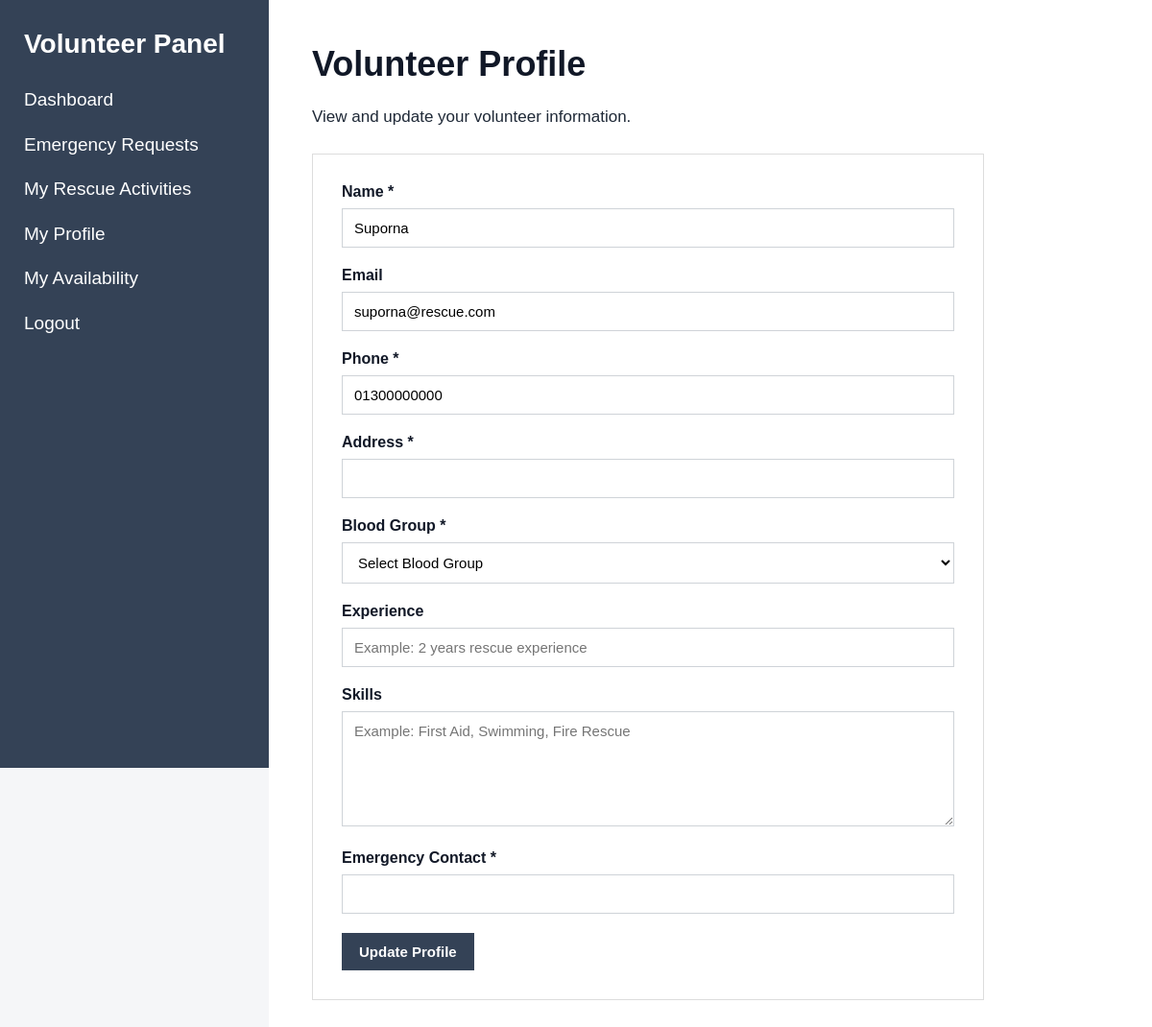
Page /index.php?page=volunteer-profile (signed in) on the earlier database version.
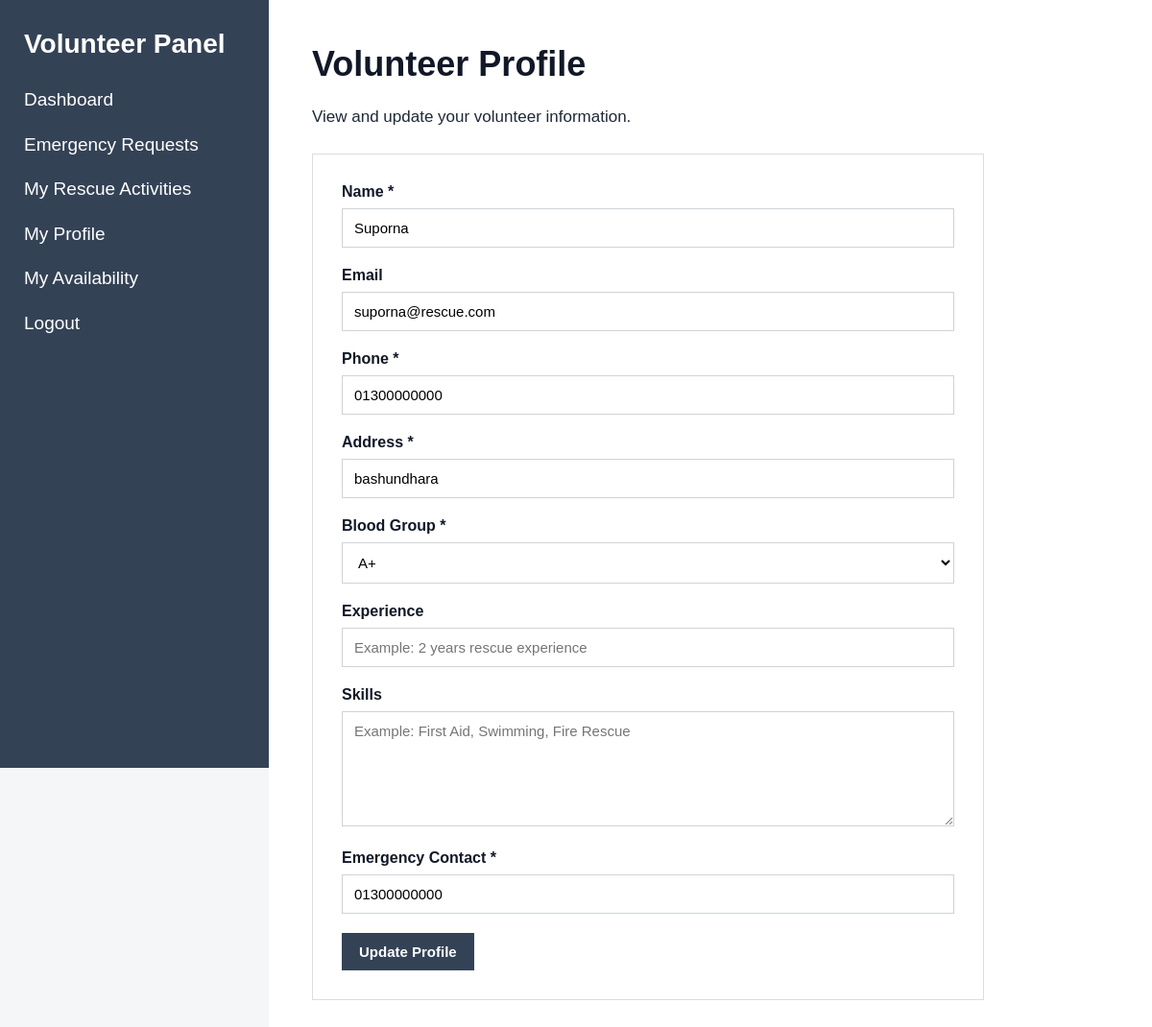
Same page on the later database version.
### tables this page shows
CREATE TABLE `users` (
  `id` int(11) NOT NULL,
  `name` varchar(100) NOT NULL,
  `email` varchar(150) NOT NULL,
  `phone` varchar(20) DEFAULT NULL,
  `password` varchar(255) NOT NULL,
  `role` enum('admin','volunteer','witness','help_seeker') NOT NULL,
  `created_at` timestamp NOT NULL DEFAULT current_timestamp(),
  `updated_at` timestamp NOT NULL DEFAULT current_timestamp() ON UPDATE current_timestamp()
);

CREATE TABLE `volunteer_profiles` (
  `id` int(11) NOT NULL,
  `user_id` int(11) NOT NULL,
  `address` varchar(255) DEFAULT NULL,
  `blood_group` varchar(10) DEFAULT NULL,
  `experience` varchar(255) DEFAULT NULL,
  `skills` text DEFAULT NULL,
  `emergency_contact` varchar(100) DEFAULT NULL,
  `availability_status` enum('available','unavailable','currently_rescuing') NOT NULL DEFAULT 'available',
  `created_at` timestamp NOT NULL DEFAULT current_timestamp(),
  `updated_at` timestamp NOT NULL DEFAULT current_timestamp() ON UPDATE current_timestamp()
);

### models/VolunteerModel.php (called while the page is built, shortened)
<?php
function getVolunteerProfile($conn, $volunteer_id)
{
    $sql = "SELECT
                users.name,
                users.email,
                users.phone,
                volunteer_profiles.address,
                volunteer_profiles.blood_group,
                volunteer_profiles.experience,
                volunteer_profiles.skills,
                volunteer_profiles.emergency_contact,
                volunteer_profiles.availability_status
            FROM users
            LEFT JOIN volunteer_profiles
                ON users.id = volunteer_profiles.user_id
            WHERE users.id = ?
            AND users.role = 'volunteer'";
    $stmt = mysqli_prepare($conn, $sql);
    mysqli_stmt_bind_param(
        $stmt,
        "i",
        $volunteer_id
    );
    mysqli_stmt_execute($stmt);
    $result = mysqli_stmt_get_result($stmt);
    $profile = mysqli_fetch_assoc($result);
    return $profile;
}

### views/volunteer/profile.php (the view, shortened to what this page needs)
<?php
require_once "views/partials/header.php";
require_once "views/partials/sidebar.php";
require_once "models/VolunteerModel.php";
$volunteer_id = (int)$_SESSION['user']['id'];
$profile = getVolunteerProfile(
    $conn,
    $volunteer_id
);
?>
<div class="content">
    <h1>Volunteer Profile</h1>
    <p>
        View and update your volunteer information.
    </p>
    <form method="POST">
        <div>
            <label>Name *</label>
            <input
                type="text"
                name="name"
                value="<?php
                    echo htmlspecialchars(
                        $profile['name'] ?? ''
                    );
                ?>"
                required
            >
        </div>
        <div>
            <label>Email</label>
            <input
                type="email"
                value="<?php
                    echo htmlspecialchars(
                        $profile['email'] ?? ''
                    );
                ?>"
                readonly
            >
        </div>
        <div>
            <label>Phone *</label>
            <input
                type="text"
                name="phone"
                value="<?php
                    echo htmlspecialchars(
                        $profile['phone'] ?? ''
                    );
                ?>"
                required
            >
        </div>
        <div>
            <label>Address *</label>
            <input
                type="text"
                name="address"
                value="<?php
                    echo htmlspecialchars(
                        $profile['address'] ?? ''
                    );
                ?>"
                required
            >
        </div>
        <div>
            <label>Blood Group *</label>
            <select name="blood_group" required>
                <option value="">
                    Select Blood Group
                </option>
                <?php
                $bloodGroups = [
                    'A+',
                    'A-',
                    'B+',
                    'B-',
                    'AB+',
                    'AB-',
                    'O+',
                    'O-'
                ];
                foreach ($bloodGroups as $group):
                ?>
                    <option
                        value="<?php echo $group; ?>"
                        <?php
                        echo (
                            ($profile['blood_group'] ?? '')
                            === $group
                        ) ? 'selected' : '';
                        ?>
                    >
                        <?php echo $group; ?>
                    </option>
                <?php endforeach; ?>
            </select>
        </div>
        <div>
            <label>Experience</label>
            <input
                type="text"
                name="experience"
                placeholder="Example: 2 years rescue experience"
                value="<?php
                    echo htmlspecialchars(
                        $profile['experience'] ?? ''
                    );
                ?>"
            >
        </div>
        <div>
            <label>Skills</label>
            <textarea
                name="skills"
                placeholder="Example: First Aid, Swimming, Fire Rescue"
            ><?php
            ?></textarea>
        </div>
        <div>
            <label>Emergency Contact *</label>
            <input
                type="text"
                name="emergency_contact"
                value="<?php
                    echo htmlspecialchars(
                        $profile['emergency_contact'] ?? ''
                    );
                ?>"
                required
            >
        </div>
        <button type="submit">
            Update Profile
        </button>
    </form>
</div>
<?php require_once "views/partials/footer.php"; ?>

### index.php (shortened to what this page needs)
<?php
require_once "config/database.php";
$page = $_GET['page'] ?? 'login';
if ($page === 'login') {
    if ($_SERVER['REQUEST_METHOD'] === 'POST') {
        require_once "controllers/AuthController.php";
        $error = loginUser();
    }
    require_once "views/auth/login.php";
} elseif ($page === 'admin-dashboard') {
    requireAdmin();
    require_once "models/AdminDashboardModel.php";
    $dashboardCounts = getAdminDashboardCounts($conn);
    require_once "views/admin/dashboard.php";
}
elseif ($page === 'logout') {
    logoutUser();
    header("Location: index.php?page=login");
    exit;
}
elseif ($page === 'notifications') {
    requireAdmin();
    require_once "models/NotificationModel.php";
    $notifications = getAllNotifications($conn);
    require_once "views/admin/notifications/index.php";
}
elseif ($page === 'witness-dashboard') {
    requireWitness();
    require_once "views/witness/dashboard.php";
}
elseif ($page === 'volunteer-dashboard') {
    requireVolunteer();
    require_once "views/volunteer/dashboard.php";
}
elseif ($page === 'volunteer-activities') {
    requireVolunteer();
    require_once "views/volunteer/activities.php";
}
elseif ($page === 'volunteer-availability') {
    requireVolunteer();
    require_once "views/volunteer/availability.php";
}
elseif ($page === 'volunteer-accept-request') {
    requireVolunteer();
    require_once "views/volunteer/accept_request.php";
}
elseif ($page === 'volunteer-emergency-requests') {
    requireVolunteer();
    require_once "views/volunteer/emergency_requests.php";
}
elseif ($page === 'volunteer-profile') {
    require_once "views/volunteer/profile.php";
}
elseif ($page === 'helpseeker-dashboard') {
    requireHelpSeeker();
    require_once "views/helpseeker/dashboard.php";
}
else {
    echo "Page not found.";
}

### views/partials/header.php (shortened to what this page needs)
<!DOCTYPE html>
<html lang="en">
<head>
    <link
    rel="stylesheet"
    href="/rescue_management_system/assets/css/style.css?v=12"
>
</head>
<body>

### views/partials/sidebar.php (shortened to what this page needs)
<?php
$role = $_SESSION['user']['role'] ?? '';
?>
<div class="sidebar">
    <?php if ($role === 'admin'): ?>
        <h2>Admin Panel</h2>
        <ul>
            <li>
                <a href="index.php?page=admin-dashboard">
                    Dashboard
                </a>
            </li>
            <li>
                <a href="index.php?page=notifications">
                    Notifications
                </a>
            </li>
            <li>
                <a href="index.php?page=feedback">
                    Feedback
                </a>
            </li>
            <li>
                <a href="index.php?page=rescue-reports">
                    Rescue Reports
                </a>
            </li>
            <li>
                <a href="index.php?page=logout">
                    Logout
                </a>
            </li>
        </ul>
<?php elseif ($role === 'volunteer'): ?>
    <h2>Volunteer Panel</h2>
    <ul>
        <li>
            <a href="index.php?page=volunteer-dashboard">
                Dashboard
            </a>
        </li>
       <li>
    <a href="index.php?page=volunteer-emergency-requests">
        Emergency Requests
    </a>
    </li>
      <li>
    <a href="index.php?page=volunteer-activities">
        My Rescue Activities
    </a>
</li>
<li>
    <a href="index.php?page=volunteer-profile">
        My Profile
    </a>
</li>
<li>
    <a href="index.php?page=volunteer-availability">
        My Availability
    </a>
</li>
        <li>
            <a href="index.php?page=logout">
                Logout
            </a>
        </li>
    </ul>
    <?php endif; ?>
</div>

### views/partials/footer.php (shortened to what this page needs)
</body>
</html>

### assets/css/style.css (style rules this page uses)
* { box-sizing: border-box; }
body { margin: 0; font-family: Arial, Helvetica, sans-serif; background: #f5f6f8; color: #1f2937; }
.sidebar { width: 280px; height: 100vh; background: #344256; color: white; position: fixed; top: 0; left: 0; padding: 28px 25px; box-sizing: border-box; overflow-y: auto; }
.sidebar h2 { margin: 0 0 28px 0; font-size: 28px; line-height: 1.25; color: white; }
.sidebar ul { list-style: none; padding: 0; margin: 0; }
.sidebar li { margin-bottom: 20px; }
.sidebar a { display: inline-block; color: white; text-decoration: none; font-size: 19px; line-height: 1.4; }
.content { margin-left: 280px; padding: 45px; min-height: 100vh; background: white; }
.content h1 { margin-top: 0; margin-bottom: 20px; font-size: 36px; line-height: 1.2; color: #111827; }
.content>p { font-size: 17px; line-height: 1.6; margin-bottom: 22px; }
.content>form, .card form { max-width: 700px; }
.content>form { border: 1px solid #dddddd; padding: 30px; margin-top: 25px; background: white; }
.content>form div, .card form div { margin-bottom: 20px; }
label { display: block; margin-bottom: 8px; font-size: 16px; font-weight: bold; color: #111827; }
input, textarea, select { width: 100%; padding: 11px 12px; border: 1px solid #cfd3d8; background: white; font-family: Arial, Helvetica, sans-serif; font-size: 15px; outline: none; }
textarea { min-height: 120px; resize: vertical; }
button { background: #344256; color: white; border: none; padding: 11px 18px; font-family: Arial, Helvetica, sans-serif; font-size: 15px; font-weight: 600; cursor: pointer; }

Differences in the rows shown:
no longer on this page (row edited): users: name "Suporna", email "suporna@rescue.com", phone "01300000000"
added volunteer_profiles: name "Suporna", user.email "suporna@rescue.com", phone "01300000000", address "bashundhara", blood_group "A+", emergency_contact "01300000000"
Other differences:
form field blood_group: "Select Blood Group" → (not shown)
